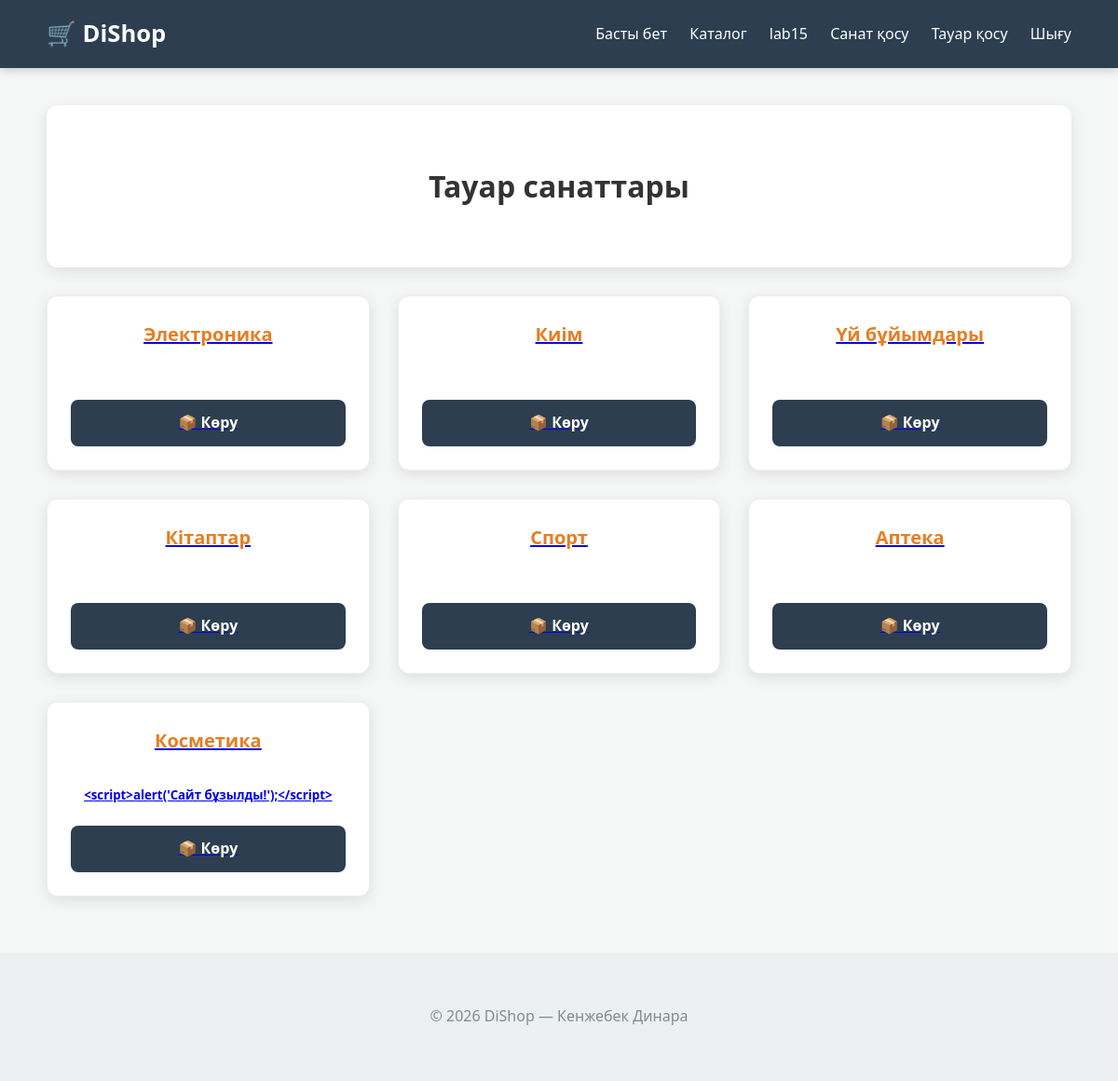
The app's page / (signed in) with its own data.
### shop/models.py (models this page shows, shortened)
class Category(models.Model):
    name = models.CharField(max_length=100)
    description = models.TextField(blank=True)

### shop/views.py (the view)
# urls.py: path('', views.basty_bet, name='basty_bet'),
def basty_bet(request):
    sanatter = Category.objects.all()
    return render(request, 'shop/basty.html', {'sanatter': sanatter})

### shop/templates/shop/basty.html (shortened to what this page needs)
{% extends 'shop/base.html' %}
{% block content %}
<div class="catalog-header" style="text-align: center; margin-bottom: 30px;">
    <h1>Тауар санаттары</h1>
</div>
<div class="category-list">
    {% for category in sanatter %}
        <a href="{% url 'katalog_sanat' category.id %}" >
            <div class="category-card">
                <h3>
                    {{ category.name }}
                </h3>
                <h5>
                    {{ category.description }}
                </h5>
                <span class="btn-more" >📦 Көру</span>
            </div>
        </a>
    {% endfor %}
</div>
{% endblock %}

### shop/static/shop/css/style.css (style rules this page uses)
:root { --primary-color: #2c3e50; --accent-color: #e67e22; --bg-light: #f4f7f6; --white: #ffffff; --text-dark: #333333; --text-muted: #7f8c8d; --shadow: 0 4px 15px rgba(0,0,0,0.1); --border-radius: 12px; }
body { font-family: 'Segoe UI', Roboto, Helvetica, Arial, sans-serif; background-color: var(--bg-light); margin: 0; padding: 0; color: var(--text-dark); line-height: 1.6; }
.catalog-header { text-align: center; padding: 40px 20px; background: var(--white); border-radius: var(--border-radius); margin-bottom: 30px; box-shadow: var(--shadow); }
.category-card h3 { color: var(--accent-color); text-decoration: none; font-weight: 700; font-size: 20px; margin: 0 0 10px 0; }
.products-grid, .category-list { display: grid; grid-template-columns: repeat(auto-fill, minmax(280px, 1fr)); gap: 30px; }
.product-card, .category-card { background: var(--white); padding: 25px; border-radius: var(--border-radius); box-shadow: var(--shadow); transition: transform 0.3s ease, box-shadow 0.3s ease; text-align: center; border: 1px solid #eee; display: flex; flex-direction: column; justify-content: space-between; }
.btn-more { display: block; background-color: var(--primary-color); color: white; padding: 12px; border-radius: 8px; text-decoration: none; font-weight: bold; transition: 0.3s; }

### records on screen
Category: name "Электроника"
Category: name "Киім"
Category: name "Үй бұйымдары"
Category: name "Кітаптар"
Category: name "Спорт"
Category: name "Аптека"
Category: name "Косметика", description "<script>alert('Сайт бұзылды!');</script>"
